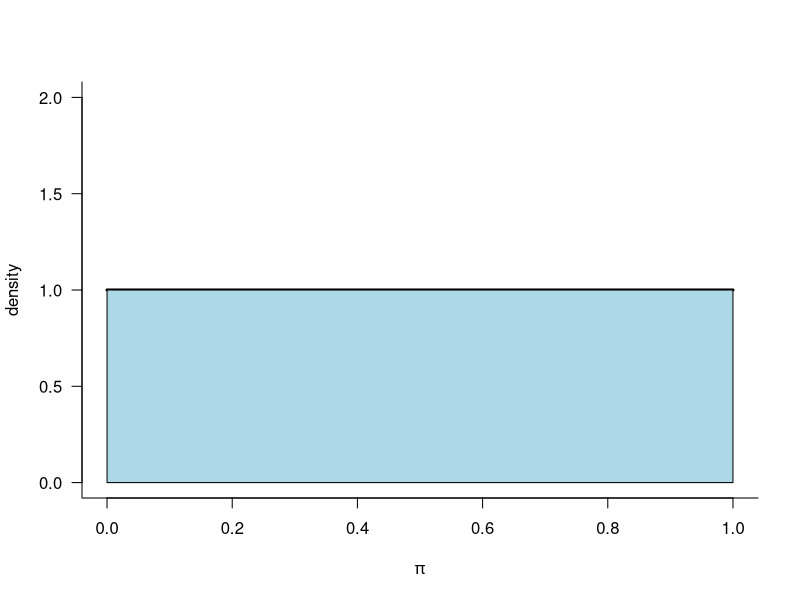
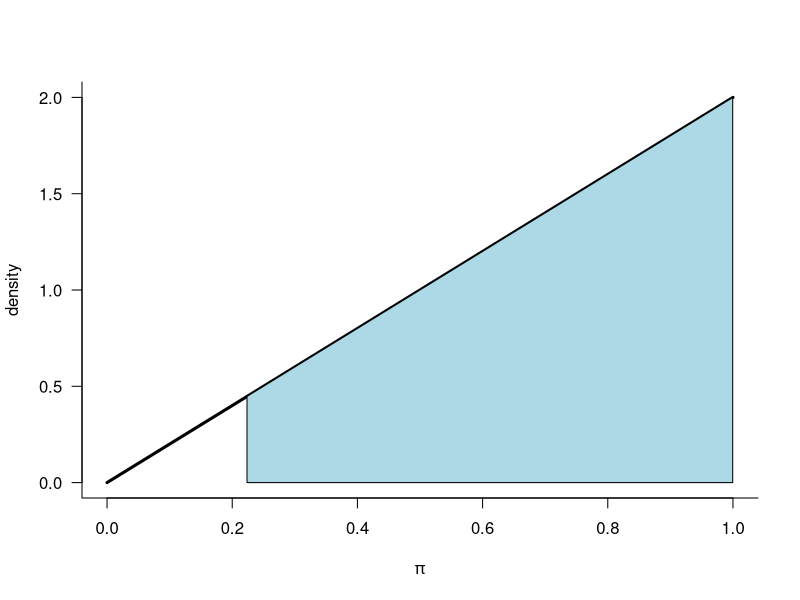
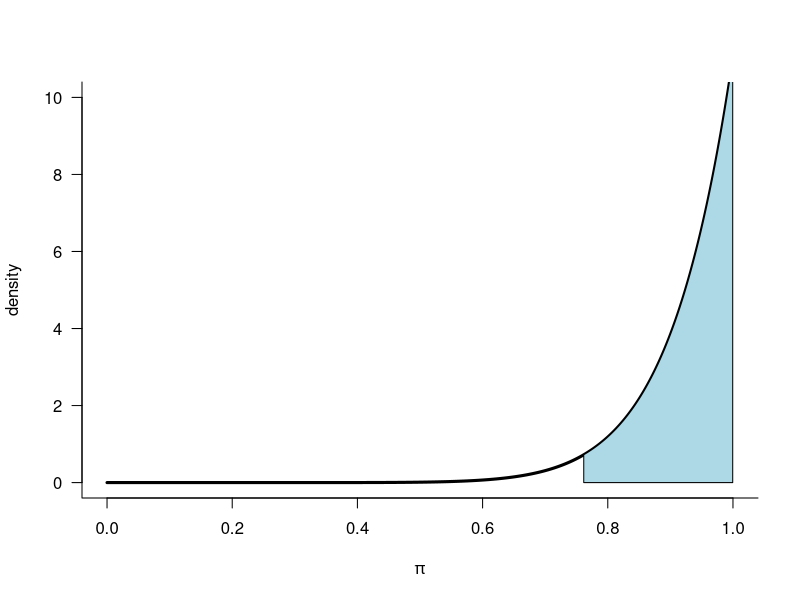
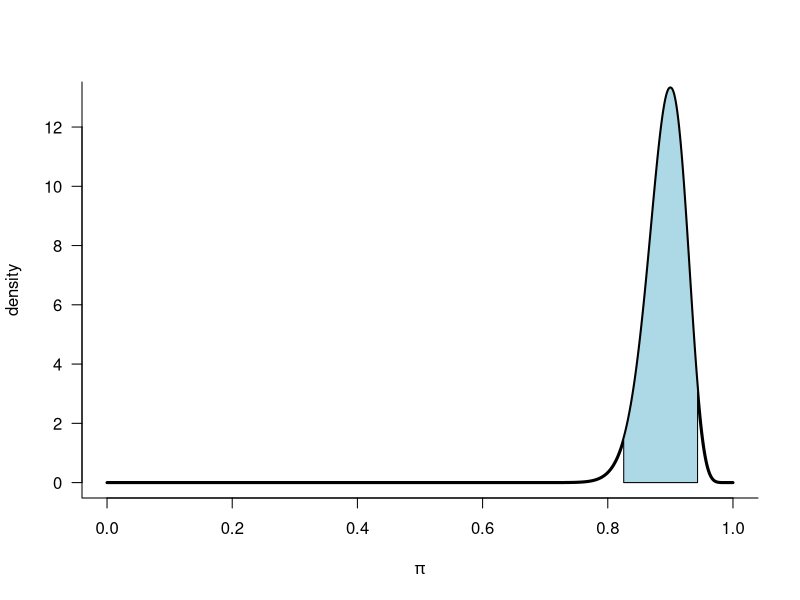

Generate these figures, in order, with R:
# Script: Bayesian_Beta_Distribution.R
# Description: This script visualizes different Beta distributions with varying parameters.

# Flag to control PDF generation
generate_pdf <- TRUE  # Set to TRUE to save plots

# Define probability sequence
p <- seq(0, 1, by = 0.001)

# Function to plot Beta distributions
plot_beta <- function(a, b, filename, ylim, quantiles = c(0.05, 1)) {
  if (generate_pdf) pdf(paste0("plots/", filename), height = 4, width = 5)
  plot(p, dbeta(p, a, b), type = "l", xlab = expression(pi),
       ylab = "density", lwd = 3, ylim = ylim, las = 1, bty = "l")
  x0 <- seq(qbeta(quantiles[1], a, b), qbeta(quantiles[2], a, b), by = 0.001)
  polygon(x = c(x0, max(x0), min(x0)), y = c(dbeta(x0, a, b), 0, 0), 
          col = "lightblue")
  if (generate_pdf) dev.off()
}

# Plot 1: Uniform Beta(1,1)
plot_beta(a = 1, b = 1, filename = "plot.beta-1.pdf", ylim = c(0, 2), quantiles = c(0, 1))

# Plot 2: Beta(2,1)
plot_beta(a = 2, b = 1, filename = "plot.beta-2.pdf", ylim = c(0, 2))

# Plot 3: Beta(11,1)
plot_beta(a = 11, b = 1, filename = "plot.beta-3.pdf", ylim = c(0, 10))

# Plot 4: Beta(91,11) with 95% credible interval
plot_beta(a = 91, b = 11, filename = "plot.beta-4.pdf", ylim = c(0, 13), quantiles = c(0.025, 0.975))
